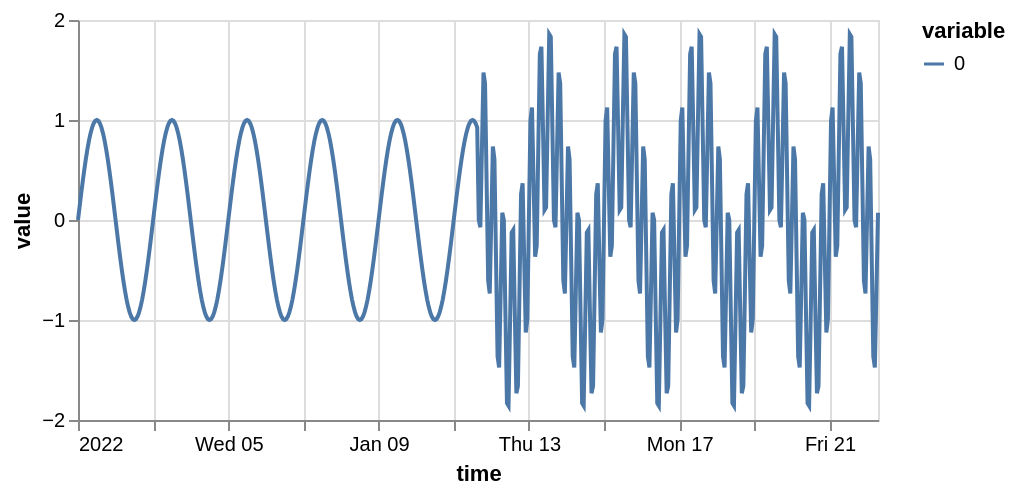

The notebook cell this image was saved under:
### Code cell
ts.plot()

### Figure 1 — Vega specification as saved in the notebook (floating-point values rounded to 4 significant figures; data arrays with more than 128 entries replaced by an {"elided": "..."} marker saying what was removed)
{"$schema": "https://vega.github.io/schema/vega/v5.json", "data": [{"name": "source_0", "values": {"elided": "512 records"}, "transform": [{"type": "formula", "expr": "toDate(datum['time'])", "as": "time"}]}, {"name": "source_0_y_domain_value", "values": [{"min": -1.857, "max": 1.857}]}, {"name": "source_0_color_domain_variable", "values": [{"variable": "0"}]}], "marks": [{"type": "group", "name": "layer_0_pathgroup", "from": {"facet": {"data": "source_0", "name": "faceted_path_layer_0_main", "groupby": ["variable"]}}, "encode": {"update": {"height": {"field": {"signal": null, "datum": null, "group": "height", "parent": null}}, "width": {"field": {"signal": null, "datum": null, "group": "width", "parent": null}}}}, "marks": [{"type": "line", "name": "layer_0_marks", "from": {"data": "faceted_path_layer_0_main"}, "sort": {"field": "x"}, "encode": {"update": {"stroke": {"field": "variable", "scale": "color"}, "y": {"field": "value", "scale": "y"}, "defined": {"signal": "isValid(datum[\"time\"]) && isFinite(+datum[\"time\"]) && isValid(datum[\"value\"]) && isFinite(+datum[\"value\"])"}, "x": {"field": "time", "scale": "x"}}}, "style": ["line"]}]}], "scales": [{"name": "x", "type": "time", "domain": {"data": "source_0", "field": "time"}, "range": [0, {"signal": "width"}]}, {"name": "y", "type": "linear", "domain": [{"signal": "(data(\"source_0_y_domain_value\")[0] || {}).min"}, {"signal": "(data(\"source_0_y_domain_value\")[0] || {}).max"}], "range": [{"signal": "height"}, 0], "zero": true, "nice": true}, {"name": "color", "type": "ordinal", "domain": {"data": "source_0_color_domain_variable", "field": "variable", "sort": true}, "range": "category"}], "axes": [{"scale": "x", "grid": true, "orient": "bottom", "labels": false, "ticks": false, "tickCount": {"signal": "ceil(width/40)"}, "gridScale": "y", "maxExtent": 0, "minExtent": 0, "domain": false, "aria": false, "zindex": 0}, {"scale": "y", "minExtent": 0, "ticks": false, "tickCount": {"signal": "ceil(height/40)"}, "labels": false, "gridScale": "x", "domain": false, "aria": false, "zindex": 0, "maxExtent": 0, "grid": true, "orient": "left"}, {"scale": "x", "orient": "bottom", "grid": false, "title": "time", "labelOverlap": true, "tickCount": {"signal": "ceil(width/40)"}, "labelFlush": true, "zindex": 0}, {"scale": "y", "grid": false, "tickCount": {"signal": "ceil(height/40)"}, "zindex": 0, "orient": "left", "labelOverlap": true, "title": "value"}], "legends": [{"stroke": "color", "symbolType": "stroke", "title": "variable"}], "padding": 5, "style": "cell", "background": "white", "height": 200, "width": 400}
